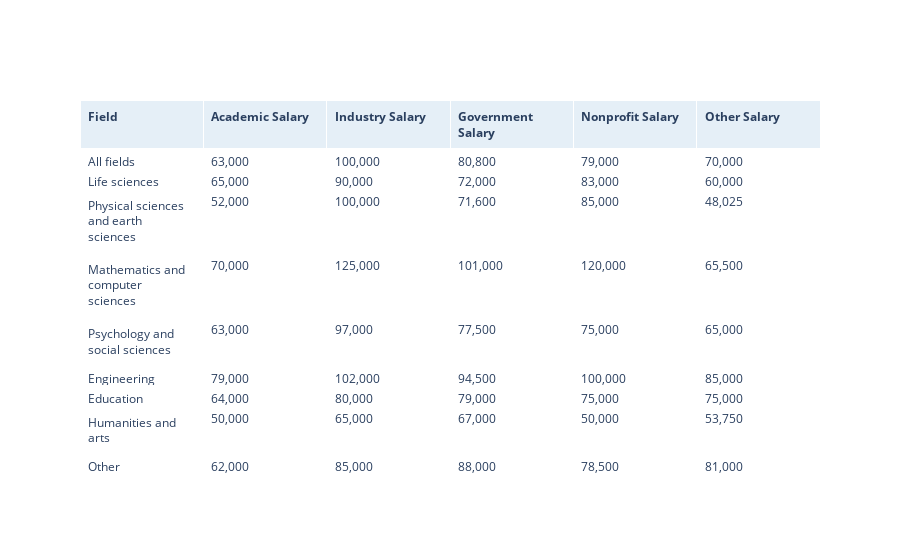

The notebook cell saved with this chart:
### Code cell
fig = go.Figure(data=[go.Table(
    header=dict(values=list('<b>'+salary_data.columns),
                fill_color= 'rgba(8,104,172, .1)',
                align='left'),
    cells=dict(values=[salary_data['Field'],salary_data['Academic Salary'],salary_data['Industry Salary'],salary_data['Government Salary'],salary_data['Nonprofit Salary'],salary_data['Other Salary']],
               fill_color='white',
               align='left')),
])

fig.show()

### Figure 1 — Plotly figure (JSON) as saved in the notebook; plotly's stock layout.template omitted (floating-point values rounded to 4 significant figures)
{"data": [{"cells": {"align": "left", "fill": {"color": "white"}, "values": [["All fields", "Life sciences", "Physical sciences and earth sciences", "Mathematics and computer sciences", "Psychology and social sciences", "Engineering", "Education", "Humanities and arts", "Other"], ["63,000", "65,000", "52,000", "70,000", "63,000", "79,000", "64,000", "50,000", "62,000"], ["100,000", "90,000", "100,000", "125,000", "97,000", "102,000", "80,000", "65,000", "85,000"], ["80,800", "72,000", "71,600", "101,000", "77,500", "94,500", "79,000", "67,000", "88,000"], ["79,000", "83,000", "85,000", "120,000", "75,000", "100,000", "75,000", "50,000", "78,500"], ["70,000", "60,000", "48,025", "65,500", "65,000", "85,000", "75,000", "53,750", "81,000"]]}, "header": {"align": "left", "fill": {"color": "rgba(8,104,172, .1)"}, "values": ["<b>Field", "<b>Academic Salary", "<b>Industry Salary", "<b>Government Salary", "<b>Nonprofit Salary", "<b>Other Salary"]}, "type": "table"}], "layout": {"autosize": true}}
